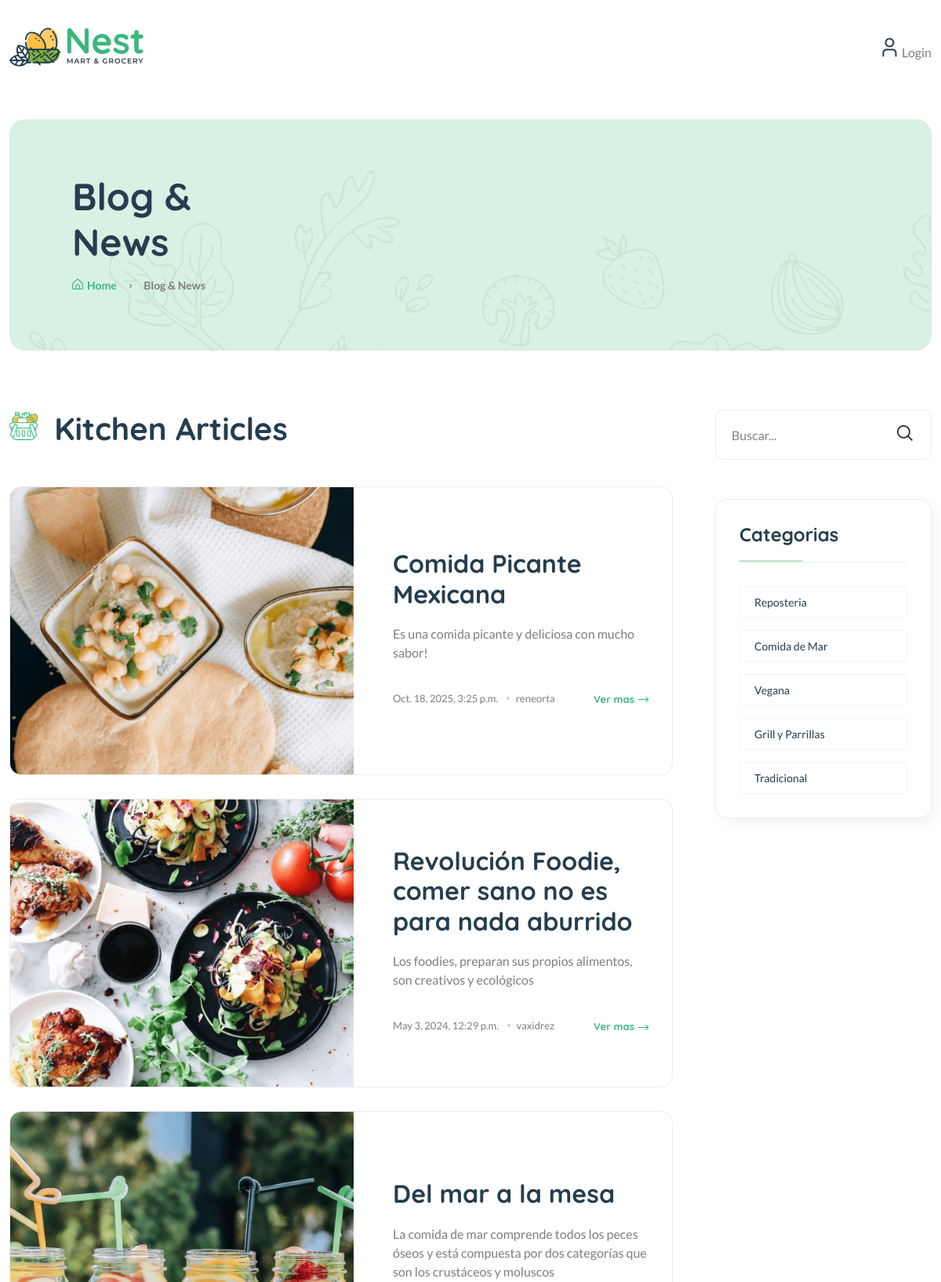
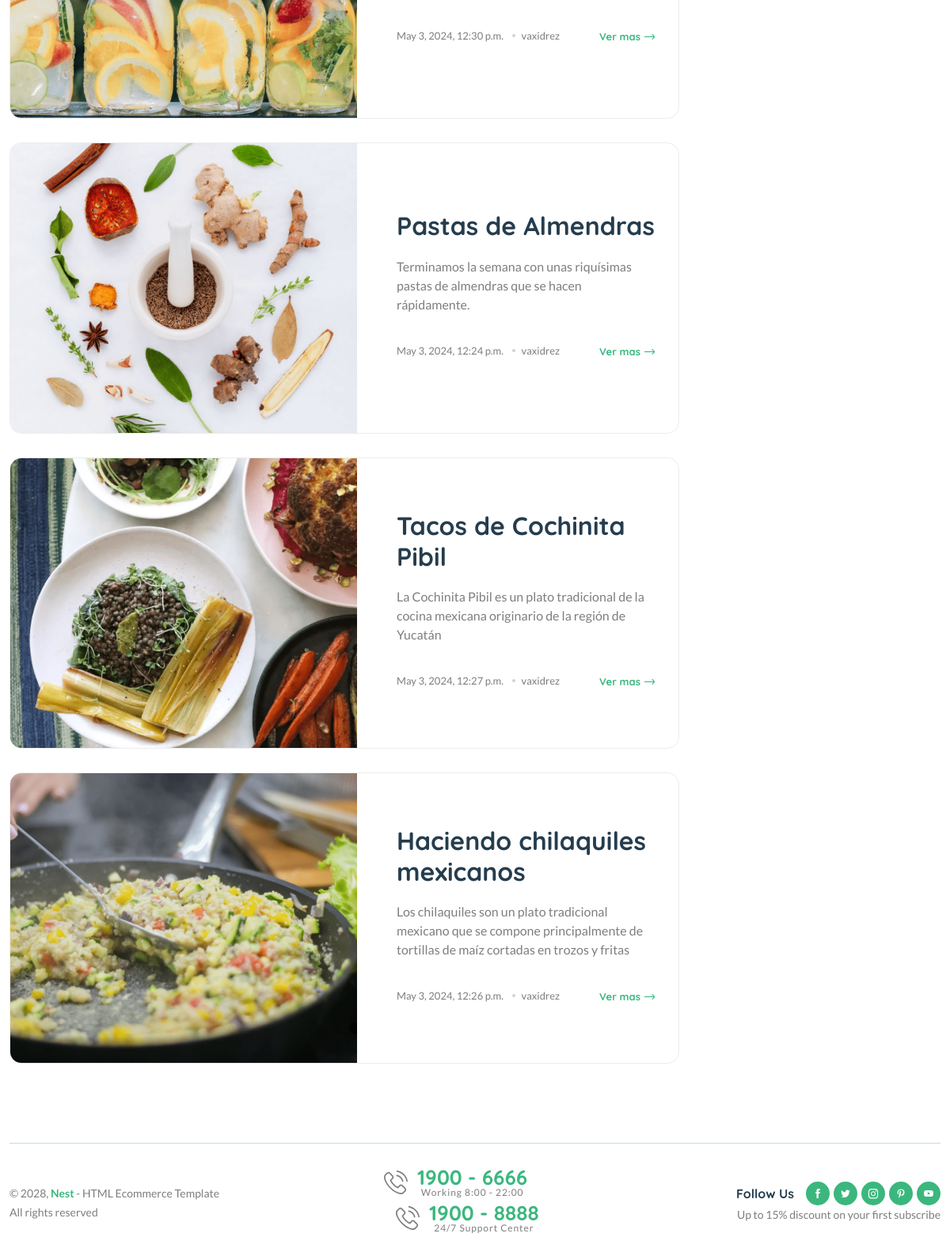
The page / on the database its author committed (2 pictures, top to bottom).
### blogs/models.py (models this page shows, shortened)
class Blog(models.Model):
    title = models.CharField(max_length=100)
    slug = models.SlugField(max_length=150, unique=True, blank=True)
    category = models.ForeignKey(Category, on_delete=models.CASCADE)
    author=models.ForeignKey(User, on_delete=models.CASCADE)
    featured_image = models.ImageField(upload_to='uploads/%Y/%m/%d')
    short_description = models.TextField(max_length=500)
    blog_body=models.TextField(max_length=2000)
    status = models.TextField(max_length=20,choices=STATUS_CHOICES, default="Draft")
    is_featured = models.BooleanField(default=False)
    created_at = models.DateTimeField(auto_now_add=True)
    updated_at = models.DateTimeField(auto_now=True)

class Category(models.Model):
    category_name = models.CharField(max_length=50, unique=True)
    created_at = models.DateTimeField(auto_now_add=True)
    updated_at = models.DateTimeField(auto_now=True)
    class Meta:
        verbose_name_plural='categories'

### blog_enterprise/views.py (the view)
# urls.py: 2. Add a URL to urlpatterns:  path('', views.home, name='home')
def home(request):
    posts = Blog.objects.filter(is_featured=True).order_by('-updated_at')
    context = {
        'featured_posts': posts
    }
    return render(request, 'home.html', context)

### blogs/context_processors.py (called while the page is built)
def get_categories(request):
    categories = Category.objects.all()
    return dict(categories=categories)

### templates/home.html (shortened to what this page needs)
{% extends 'base.html' %}
{%  load static  %}
{% block content %}
<main class="main">
  <div class="page-header mt-30 mb-75">
    <div class="container">
      <div class="archive-header">
        <div class="row align-items-center">
          <div class="col-xl-3">
            <h1 class="mb-15">Blog & News</h1>
            <div class="breadcrumb">
              <a href="{%url 'home'%}" rel="nofollow"
                ><i class="fi-rs-home mr-5"></i>Home</a
              >
              <span></span> Blog & News
            </div>
          </div>
        </div>
      </div>
    </div>
  </div>
  <div class="page-content mb-50">
    <div class="container">
      <div class="row">
        <div class="col-lg-9">
          <div class="shop-product-fillter mb-50 pr-30">
            <div class="totall-product">
              <h2>
                <img
                  class="w-36px mr-10"
                  src="{% static 'assets/imgs/theme/icons/category-1.svg' %}"
                  alt=""
                />
                Kitchen Articles
              </h2>
            </div>
          </div>
          <div class="loop-grid loop-list pr-30 mb-50">
            {% for post in featured_posts %}
            <article class="wow fadeIn animated hover-up mb-30 animated">
              <div
                class="post-thumb"
                style="background-image: url({{ post.featured_image.url }})"
              ></div>
              <div class="entry-content-2 pl-50">
                <h3 class="post-title mb-20">
                  <a href="{% url 'blogs' post.slug %}">{{ post.title }}</a>
                </h3>
                <p class="post-exerpt mb-40">{{ post.short_description }}</p>
                <div class="entry-meta meta-1 font-xs color-grey mt-10 pb-10">
                  <div>
                    <span class="post-on"> {{ post.created_at }}</span>
                    <span class="hit-count has-dot">{{ post.author }}</span>
                  </div>
                  <a
                    href="{% url 'blogs' post.slug %}"
                    class="text-brand font-heading font-weight-bold"
                    >Ver mas <i class="fi-rs-arrow-right"></i
                  ></a>
                </div>
              </div>
            </article>
            {% endfor %}
          </div>
        </div>
        <div class="col-lg-3 primary-sidebar sticky-sidebar">
          <div class="widget-area">
              {% include 'includes/blog_search.html' %}
              {% include 'includes/category_list.html' %}
          </div>
        </div>
      </div>
    </div>
  </div>
</main>
{% endblock %}

### templates/base.html (shortened to what this page needs)
{%  load static  %}
<!DOCTYPE html>
<html class="no-js" lang="en">
<head>
    <link rel="stylesheet" href="{% static 'assets/css/main.css' %}" />
</head>
<body>
    <header class="header-area header-style-1 header-height-2">
        <div class="header-middle header-middle-ptb-1 d-none d-lg-block">
            <div class="container">
                <div class="header-wrap">
                    <div class="logo logo-width-1">
                        <a href="{%url 'home'%}"><img src="{% static 'assets/imgs/theme/logo.svg' %}" alt="logo" /></a>
                    </div>
                    <div class="header-right">
                        <div class="header-action-right">
                            <div class="header-action-2">
                                {%if not user.is_authenticated%}
                                <div class="header-action-icon-2">
                                    <a href="shop-compare.html">
                                        <img class="svgInject" alt="Nest" src="{% static 'assets/imgs/theme/icons/icon-user.svg' %}" />
                                    </a>
                                    <a href="{%url 'login'%}"><span class="lable ml-0">&nbsp;Login</span></a>
                                </div>
                                {%endif%}
                            </div>
                        </div>
                    </div>
                </div>
            </div>
        </div>
    </header>
{% block content %}
{% endblock %}
<footer class="main">
    <div class="container pb-30">
        <div class="row align-items-center">
            <div class="col-12 mb-30">
                <div class="footer-bottom"></div>
            </div>
            <div class="col-xl-4 col-lg-6 col-md-6">
                <p class="font-sm mb-0">&copy; 2028, <strong class="text-brand">Nest</strong> - HTML Ecommerce Template <br />All rights reserved</p>
            </div>
            <div class="col-xl-4 col-lg-6 text-center d-none d-xl-block">
                <div class="hotline d-lg-inline-flex mr-30">
                    <img src="{% static 'assets/imgs/theme/icons/phone-call.svg' %}" alt="hotline" />
                    <p>1900 - 6666<span>Working 8:00 - 22:00</span></p>
                </div>
                <div class="hotline d-lg-inline-flex">
                    <img src="{% static 'assets/imgs/theme/icons/phone-call.svg' %}" alt="hotline" />
                    <p>1900 - 8888<span>24/7 Support Center</span></p>
                </div>
            </div>
            <div class="col-xl-4 col-lg-6 col-md-6 text-end d-none d-md-block">
                <div class="mobile-social-icon">
                    <h6>Follow Us</h6>
                    <a href="#"><img src="{% static 'assets/imgs/theme/icons/icon-facebook-white.svg' %}" alt="" /></a>
                    <a href="#"><img src="{% static 'assets/imgs/theme/icons/icon-twitter-white.svg' %}" alt="" /></a>
                    <a href="#"><img src="{% static 'assets/imgs/theme/icons/icon-instagram-white.svg' %}" alt="" /></a>
                    <a href="#"><img src="{% static 'assets/imgs/theme/icons/icon-pinterest-white.svg' %}" alt="" /></a>
                    <a href="#"><img src="{% static 'assets/imgs/theme/icons/icon-youtube-white.svg' %}" alt="" /></a>
                </div>
                <p class="font-sm">Up to 15% discount on your first subscribe</p>
            </div>
        </div>
    </div>
</footer>
</body>
</html>

### templates/includes/blog_search.html
<div class="sidebar-widget-2 widget_search mb-50">
    <div class="search-form">
      <form action="{% url 'search' %}"  method="GET" >
        <input type="text" name="keyword" value="{{ keyword }}"  placeholder="Buscar..." />
        <button type="submit"><i class="fi-rs-search"></i></button>
      </form>
    </div>
  </div>

### templates/includes/category_list.html
<div class="sidebar-widget widget-category-2 mb-50">
    <h5 class="section-title style-1 mb-30">Categorias</h5>
    <ul>
      {% for cat in categories %}
      <li>
        <a href="{% url 'posts_by_category' cat.id %}"> {{ cat.category_name }}</a>
      </li>
      {% endfor %}
    </ul>
  </div>

### rows shown on the page
Blog: featured_image (picture), title "Comida Picante Mexicana", short_description "Es una comida picante y deliciosa con mucho sabor!", created_at "Oct. 18, 2025, 3:25 p.m.", author "reneorta"
Blog: featured_image (picture), title "Revolución Foodie, comer sano no es para nada aburrido", short_description "Los foodies, preparan sus propios alimentos, son creativos y ecológicos", created_at "May 3, 2024, 12:29 p.m.", author "vaxidrez"
Blog: featured_image (picture), title "Del mar a la mesa", short_description "La comida de mar comprende todos los peces óseos y está compuesta por dos categorías que son los crustáceos y moluscos", created_at "May 3, 2024, 12:30 p.m.", author "vaxidrez"
Blog: featured_image (picture), title "Pastas de Almendras", short_description "Terminamos la semana con unas riquísimas pastas de almendras que se hacen rápidamente.", created_at "May 3, 2024, 12:24 p.m.", author "vaxidrez"
Blog: featured_image (picture), title "Tacos de Cochinita Pibil", short_description "La Cochinita Pibil es un plato tradicional de la cocina mexicana originario de la región de Yucatán", created_at "May 3, 2024, 12:27 p.m.", author "vaxidrez"
Blog: featured_image (picture), title "Haciendo chilaquiles mexicanos", short_description "Los chilaquiles son un plato tradicional mexicano que se compone principalmente de tortillas de maíz cortadas en trozos y fritas", created_at "May 3, 2024, 12:26 p.m.", author "vaxidrez"
Category: category_name "Reposteria"
Category: category_name "Comida de Mar"
Category: category_name "Vegana"
Category: category_name "Grill y Parrillas"
Category: category_name "Tradicional"
